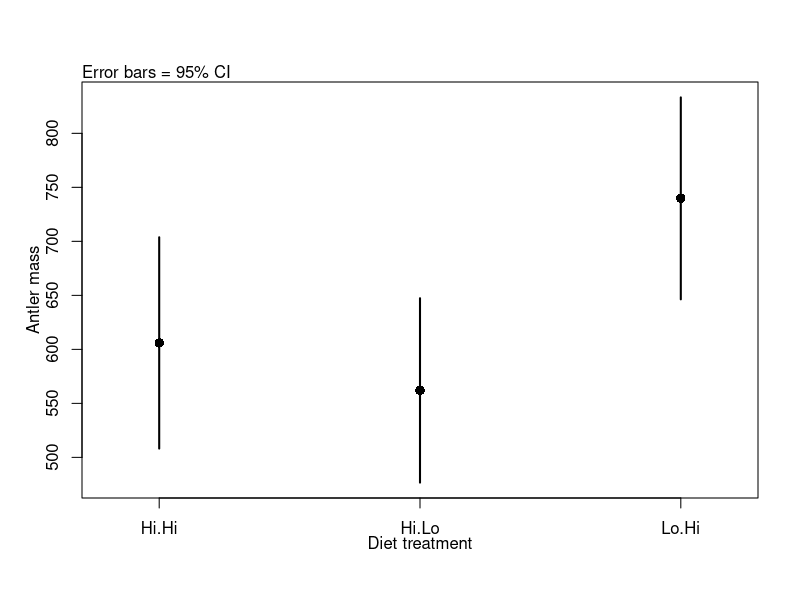
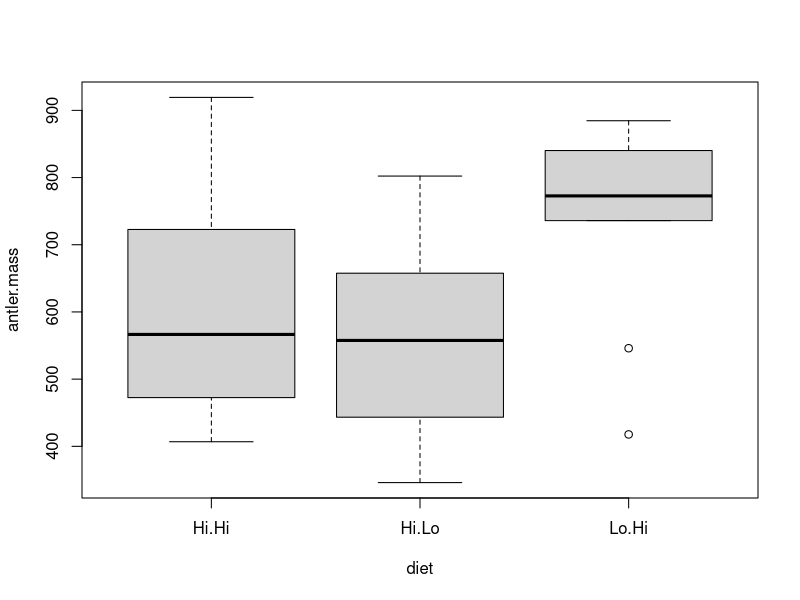
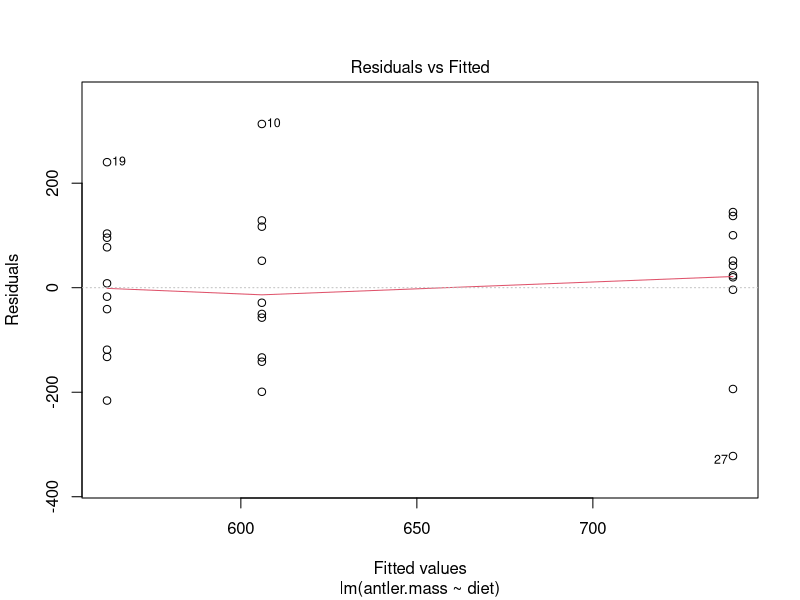
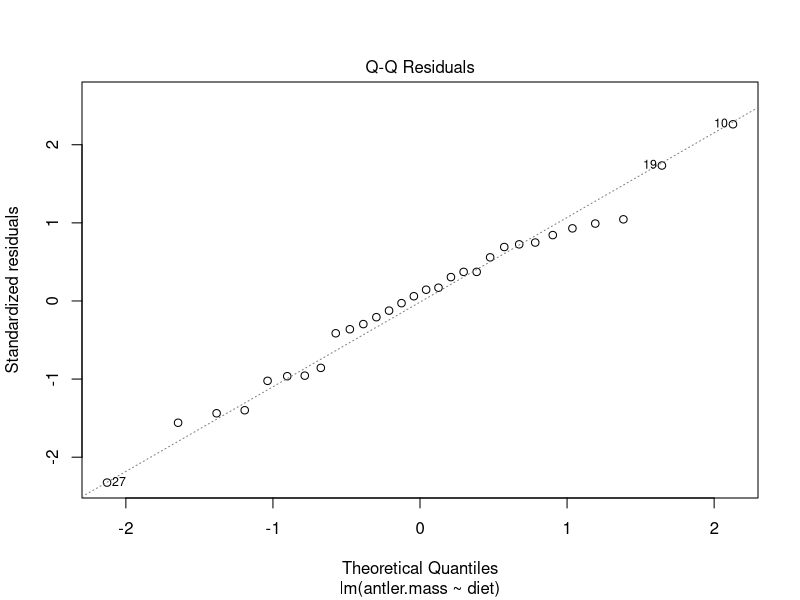
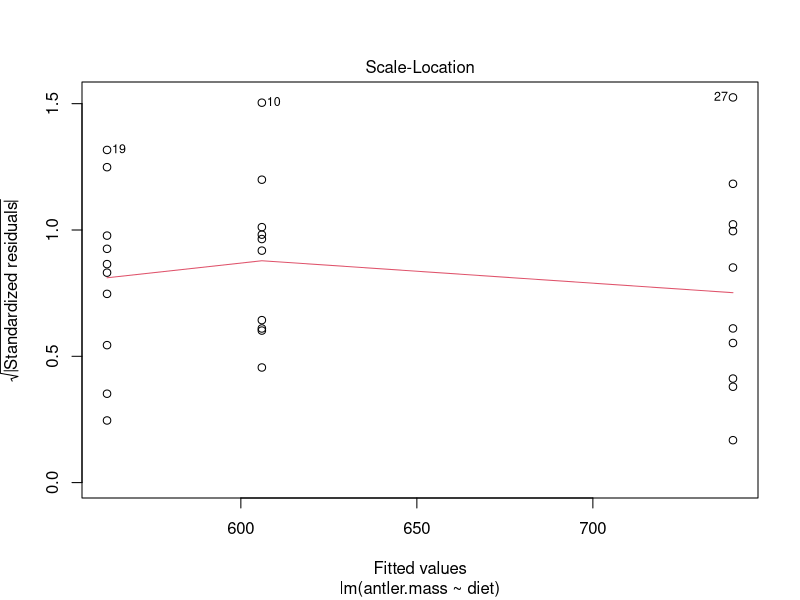
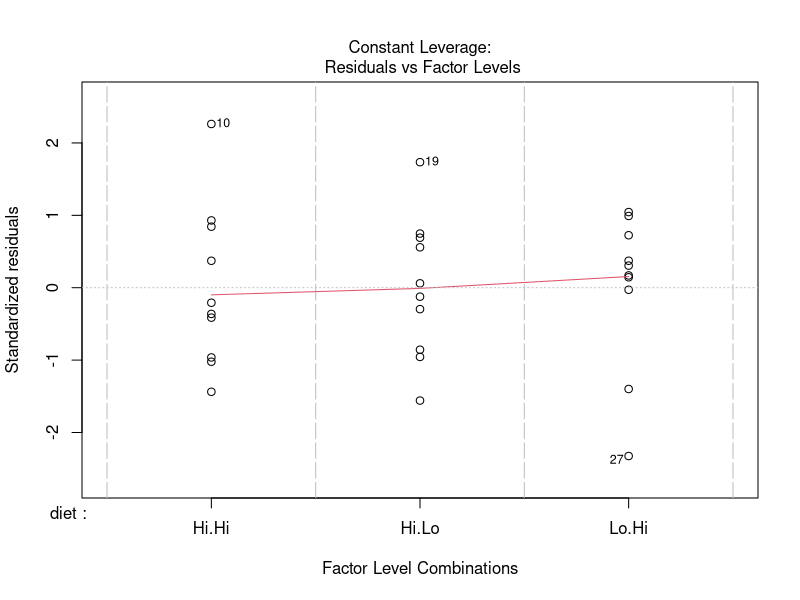
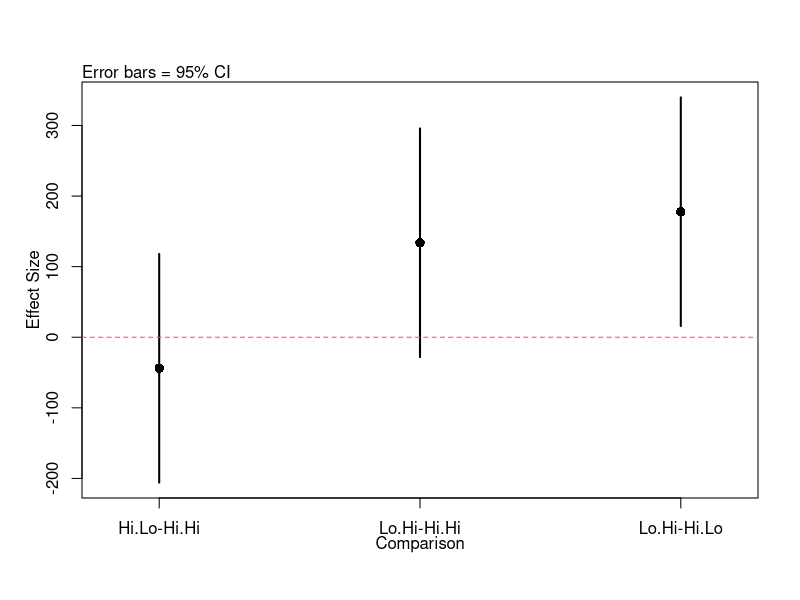

Recreate these plots in R, in order.
## ---- chunk 1
knitr::opts_chunk$set(echo = TRUE)
## ---- chunk 2
mass<-c(472.5114,722.7774,548.6796,464.3168,577.2037,406.7964,555.8052,657.5226,734.7416,919.2983,665.6099,570.3627,429.5572,520.9726,346.0116,639.3096,544.8374,657.6512,802.2045,443.339,545.9901,791.3983,884.5803,763.2926,782.1005,840.2083,417.7051,735.8959,759.7498,877.0629)

n <- length(mass)/3

diet <- c(rep("Hi.Hi",n),rep("Hi.Lo",n),rep("Lo.Hi",n))

antlers <- data.frame(antler.mass = mass,
                 diet = diet)

rm(list = c("mass", "diet","n"))

## ---- chunk 3
summary(antlers)
## ---- chunk 4
# means = 3 mean values calcualted from raw data
# se = 3 standard errors
# categories = 3 categorical / factors that group the data
# x.axis.label = what should be plotted on the x axis
# y.axis.label = what should be plotted on the y axis


#### The function STARTS here ####
plot3means <- function(means,
                           se,
                           groups = 3,
                           categories = c("Group 1","Group 2", "Group 3"),
                           x.axis.label = "x axis",
                           y.axis.label = "y axis",
                       axis.adjust = 0){
  
  # reset plot window
  #par(mfrow = c(1,1), 
  #    mar = c(3.5,3,2,1))
                             
  # calculate values for plotting limits            
  y.max <- max(means+2*se) +                    
    max(means+2*se)*axis.adjust
  y.min <- min(means-2*se) - 
    max(means+2*se)*axis.adjust
  
  if(groups == 2){ x.values <- c(0.25, 0.5)}
  if(groups == 3){ x.values <- c(0.25, 0.5,0.75)}
  
  x.axis.min <- min(x.values)-0.05
  x.axis.max <- max(x.values)+0.05
  
  x.limits <- c(x.axis.min,x.axis.max)
  
  #Plot means
  plot(means ~ x.values,
       xlim = x.limits,
       ylim = c(y.min,y.max),
       xaxt = "n",
       xlab = "",
       ylab = "",
       cex = 1.25,
       pch = 16)
  
  axis(side = 1, 
       at = x.values,
       labels = categories,
      )
  
  #Plot upper error bar 
  lwd. <- 2
  arrows(y0 = means,
         x0 = x.values,
         y1 = means+2*se,
         x1 = x.values,
         length = 0,
         lwd = lwd.)
  
  #Plot lower error bar
  arrows(y0 = means,
         x0 = x.values,
         y1 = means-2*se,
         x1 = x.values,
         length = 0,
         lwd = lwd.) 
  
  mtext(text = x.axis.label,side = 1,line = 1.75)
  mtext(text = y.axis.label,side = 2,line = 1.95)
  mtext(text = "Error bars = 95% CI",side = 3,line = 0,adj = 0)
  
print("This function plots approximate 95% confidence intervals based on standard error imput by the user.  DO not enter 95% CIs")
  
}

#### The function ENDS here ####
## ---- chunk 5
# means = 3 mean values calcualted from raw data
# se = 3 standard errors
# categories = 3 categorical / factors that group the data
# x.axis.label = what should be plotted on the x axis
# y.axis.label = what should be plotted on the y axis


#### The function STARTS here ####
plotTukeysHSD <- function(tukey.out,
                           x.axis.label = "Comparison",
                           y.axis.label = "Effect Size",
                       axis.adjust = 0){
  
  tukey.out <- as.data.frame(tukey.out[[1]])
  means <- tukey.out$diff
  categories <- row.names(tukey.out)
  groups <- length(categories)
  ci.low <- tukey.out$lwr
  ci.up  <- tukey.out$upr                         
   
  # reset plot window
  #par(mfrow = c(1,1), 
  #    mar = c(3.5,3,2,1))
                             
  # calculate values for plotting limits            
  y.max <- max(ci.up) +                    
    max(ci.up)*axis.adjust
  y.min <- min(ci.low) - 
    max(ci.low)*axis.adjust
  
  if(groups == 2){ x.values <- c(0.25, 0.5)}
  if(groups == 3){ x.values <- c(0.25, 0.5,0.75)}
  
  x.axis.min <- min(x.values)-0.05
  x.axis.max <- max(x.values)+0.05
  
  x.limits <- c(x.axis.min,x.axis.max)
  
  #Plot means
  plot(means ~ x.values,
       xlim = x.limits,
       ylim = c(y.min,y.max),
       xaxt = "n",
       xlab = "",
       ylab = "",
       cex = 1.25,
       pch = 16)
  
  axis(side = 1, 
       at = x.values,
       labels = categories,
      )
  
  #Plot upper error bar 
  lwd. <- 2
  arrows(y0 = means,
         x0 = x.values,
         y1 = ci.up,
         x1 = x.values,
         length = 0,
         lwd = lwd.)
  
  #Plot lower error bar
  arrows(y0 = means,
         x0 = x.values,
         y1 = ci.low,
         x1 = x.values,
         length = 0,
         lwd = lwd.) 
  
  mtext(text = x.axis.label,side = 1,line = 1.75)
  mtext(text = y.axis.label,side = 2,line = 1.95)
  mtext(text = "Error bars = 95% CI",side = 3,line = 0,adj = 0)
  
  
}

#### The function ENDS here ####
## ---- chunk 6
# total sample size (all observations)
dim(antlers)

n.total <- length(antlers$antler.mass)

#mean of ALL samples
summary(antlers)

mean(antlers$antler.mass)

#variance of ALL samples
var(antlers$antler.mass)

#stdev of ALL samples
mass.sd <- sd(antlers$antler.mass)
## ---- chunk 7
#Using saved sd
mass.se <- mass.sd/sqrt(n.total)

sqrt.n <- sqrt(n.total)

mass.se <- mass.sd/sqrt.n

#Using raw data
mass.se <- sd(antlers$antler.mass)/
             sqrt(length(antlers$antler.mass))
## ---- chunk 8
1.96*mass.se
## ---- chunk 9
# Means
mass.3.means <- tapply(antlers$antler.mass,
       antlers$diet,
       mean)

#SD
mass.3.sd <- tapply(antlers$antler.mass,
       antlers$diet,
       sd)

#sample size n
mass.3.n <- tapply(antlers$antler.mass,
       antlers$diet,
       length)
## ---- chunk 10

mass.3.se <- mass.3.sd/sqrt(mass.3.n)
## ---- chunk 11
#Using the levels command
antler.groups <- levels(antlers$diet)

#By hand
antler.groups <- c("Hi.Hi", "Hi.Lo", "Lo.Hi")

plot3means(means = mass.3.means,
           se = mass.3.se,
           categories = antler.groups,
           x.axis.label = "Diet treatment",
           y.axis.label = "Antler mass"
            )
## ---- chunk 12
boxplot(antler.mass ~ diet, data = antlers)
## ---- chunk 13
model.null <- lm(antler.mass ~ 1, 
                 data = antlers)

model.alt <- lm(antler.mass ~ diet, 
                 data = antlers)
## ---- chunk 14
anova(model.null,
      model.alt)
## ---- chunk 15
summary(model.null)
summary(model.alt)

## ---- chunk 16
anova(model.alt)
## ---- chunk 17
model.alt.2  <- lm(antler.mass ~-1 + diet, data = antlers)

summary(model.alt.2)
## ---- chunk 18
plot(model.alt)
## ---- chunk 19
pairwise.t.test(x = antlers$antler.mass,
                g = antlers$diet,
                p.adjust.method = "none")
## ---- chunk 20
model.alt.aov <- aov(antler.mass ~ diet, 
                     data = antlers)


## ---- chunk 21
TukeyHSD(model.alt.aov)
## ---- chunk 22
tukey.out <- TukeyHSD(model.alt.aov)

plotTukeysHSD(tukey.out)
abline(h = 0, col = 2, lty = 2)
## ---- chunk 23
circum <- c(94.85394,83.21354,64.94166,96.9141,77.03692,113.2507,90.95746,95.83833,82.66041,97.46359,91.61469,96.4177,100.5873,99.3556,94.23969,57.94891,134.9324,95.01268,128.2977,129.307,70.39667,133.7504,121.0767,105.3898,86.81835,106.1906,136.0613,74.95854,112.6994,110.5714)


n <- length(circum)/3
diet <- c(rep("Hi.Hi",n),rep("Hi.Lo",n),rep("Lo.Hi",n))

df.circum <- data.frame(antler.circum = circum,
                 diet = diet)

rm(list = c("mass", "diet","n"))
df.circum
## ---- chunk 24
beam <- c(335.6464,410.2204,425.6838,355.1535,346.7697,399.8559,425.4827,447.6792,397.116,428.6749,406.034,380.342,437.5513,444.8916,437.9827,391.446,425.6301,404.2163,461.0517,568.163,457.6777,459.0168,270.5814,440.9724,412.0543,428.0725,247.2619,386.4118,423.5378,505.5221)


n <- length(beam)/3
diet <- c(rep("Hi.Hi",n),rep("Hi.Lo",n),rep("Lo.Hi",n))

df.beam <- data.frame(antler.beam = beam,
                 diet = diet)

rm(list = c("beam", "diet","n"))
df.beam
## ---- chunk 25
spread <- c(271.4356,291.3746,346.3026,345.6056,234.1441,339.7039,291.5156,275.9856,223.7703,316.9263,375.1109,384.1469,396.6894,272.4158,356.8185,393.6393,412.3185,425.7551,390.7663,381.4302,341.7604,350.6951,306.0166,354.8825,312.0478,459.7191,415.1186,321.8994,281.539,372.0439)


n <- length(spread)/3
diet <- c(rep("Hi.Hi",n),rep("Hi.Lo",n),rep("Lo.Hi",n))

df.spread <- data.frame(antler.spread = spread,
                 diet = diet)

rm(list = c("spread", "diet","n"))
df.spread
## ---- chunk 26
df.Hi.Hi <- subset(antlers,
                   diet == "Hi.Hi")
df.Hi.Lo <- subset(antlers,
                   diet == "Hi.Lo")
df.Lo.Lo <- subset(antlers,
                   diet == "Lo.Lo")
## ---- chunk 27

t.test.HHvsHL <- t.test(df.Hi.Hi$antler.mass,
                        df.Hi.Lo$antler.mass)


t.test.HHvsHL <- t.test(df.Hi.Hi$antler.mass,
                        df.Hi.Lo$antler.mass)
